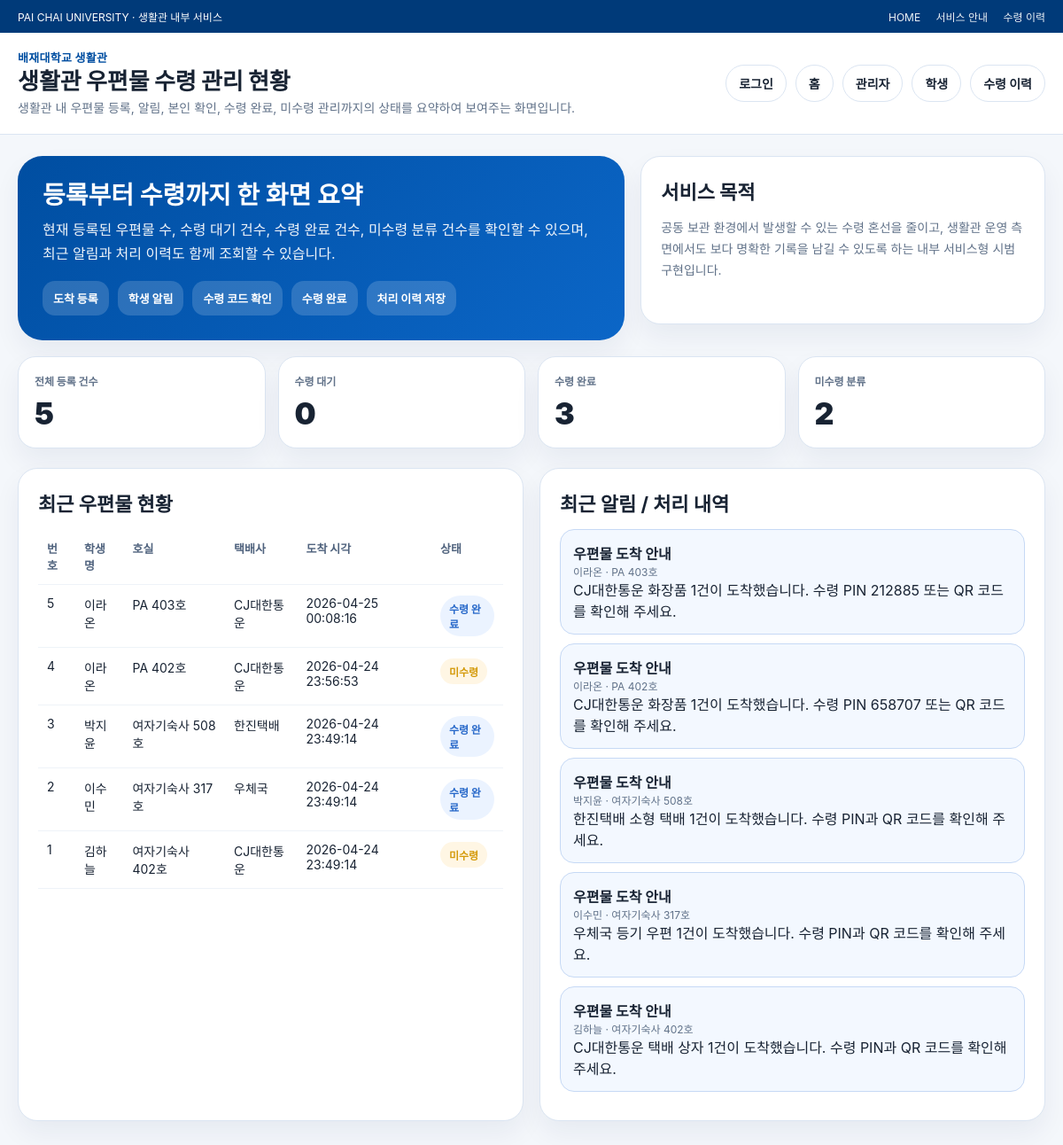
The page /home on the database its author committed.
### tables this page shows
CREATE TABLE parcels (
                id INTEGER PRIMARY KEY AUTOINCREMENT,
                student_name TEXT NOT NULL,
                dorm_room TEXT NOT NULL,
                carrier TEXT NOT NULL,
                item_type TEXT NOT NULL,
                arrived_at TEXT NOT NULL,
                pin_code TEXT NOT NULL,
                pickup_token TEXT NOT NULL,
                qr_path TEXT NOT NULL,
                status TEXT NOT NULL DEFAULT 'READY',
                picked_up_at TEXT,
                notes TEXT,
                verified_by TEXT
            );

CREATE TABLE notifications (
                id INTEGER PRIMARY KEY AUTOINCREMENT,
                parcel_id INTEGER,
                student_name TEXT NOT NULL,
                dorm_room TEXT NOT NULL,
                title TEXT NOT NULL,
                body TEXT NOT NULL,
                created_at TEXT NOT NULL,
                is_read INTEGER NOT NULL DEFAULT 0
            );

### app/main.py (the view)
@app.get("/home", response_class=HTMLResponse)
def home(request: Request):
    return templates.TemplateResponse(
        "home.html",
        {"request": request, "user": current_user(request), **dashboard()},
    )

### app/templates/home.html (shortened to what this page needs)
{% extends "layout.html" %}
{% set header = "생활관 우편물 수령 관리 현황" %}
{% set sub = "생활관 내 우편물 등록, 알림, 본인 확인, 수령 완료, 미수령 관리까지의 상태를 요약하여 보여주는 화면입니다." %}
{% block content %}
<section class="hero">
  <div class="hero-panel">
    <h2>등록부터 수령까지 한 화면 요약</h2>
    <p>현재 등록된 우편물 수, 수령 대기 건수, 수령 완료 건수, 미수령 분류 건수를 확인할 수 있으며, 최근 알림과 처리 이력도 함께 조회할 수 있습니다.</p>
    <div class="flow">
      <span>도착 등록</span>
      <span>학생 알림</span>
      <span>수령 코드 확인</span>
      <span>수령 완료</span>
      <span>처리 이력 저장</span>
    </div>
  </div>
  <div class="panel">
    <h3>서비스 목적</h3>
    <div class="help">
      공동 보관 환경에서 발생할 수 있는 수령 혼선을 줄이고, 생활관 운영 측면에서도 보다 명확한 기록을 남길 수 있도록 하는 내부 서비스형 시범 구현입니다.
    </div>
  </div>
</section>
<section class="metrics">
  <div class="metric-card"><div class="label">전체 등록 건수</div><div class="value">{{ total }}</div></div>
  <div class="metric-card"><div class="label">수령 대기</div><div class="value">{{ ready }}</div></div>
  <div class="metric-card"><div class="label">수령 완료</div><div class="value">{{ picked }}</div></div>
  <div class="metric-card"><div class="label">미수령 분류</div><div class="value">{{ overdue }}</div></div>
</section>
<section class="split">
  <div class="panel">
    <h3>최근 우편물 현황</h3>
    <table class="table">
      <thead>
        <tr><th>번호</th><th>학생명</th><th>호실</th><th>택배사</th><th>도착 시각</th><th>상태</th></tr>
      </thead>
      <tbody>
      {% for r in rows[:6] %}
        <tr>
          <td>{{ r.id }}</td>
          <td>{{ r.student_name }}</td>
          <td>{{ r.dorm_room }}</td>
          <td>{{ r.carrier }}</td>
          <td>{{ r.arrived_at }}</td>
          <td>
            {% if r.status == 'PICKED' %}<span class="badge picked">수령 완료</span>{% endif %}
            {% if r.status == 'OVERDUE' %}<span class="badge overdue">미수령</span>{% endif %}
          </td>
        </tr>
      {% endfor %}
      </tbody>
    </table>
  </div>
  <div class="panel">
    <h3>최근 알림 / 처리 내역</h3>
    {% for n in notifications %}
      <div class="notice {% if n.is_read == 0 %}unread{% endif %}">
        <strong>{{ n.title }}</strong>
        <div class="small">{{ n.student_name }} · {{ n.dorm_room }}</div>
        <div>{{ n.body }}</div>
      </div>
    {% endfor %}
  </div>
</section>
{% endblock %}

### app/templates/layout.html (shortened to what this page needs)
<!DOCTYPE html>
<html lang="ko">
<head>
  <link rel="stylesheet" href="/static/styles.css">
</head>
<body>
  <div class="utility">
    <div class="inner">
      <div>PAI CHAI UNIVERSITY · 생활관 내부 서비스</div>
      <div>
        <a href="/">HOME</a>
        <a href="/home">서비스 안내</a>
        <a href="/logs">수령 이력</a>
      </div>
    </div>
  </div>
  <header class="site-header">
    <div class="inner">
      <div class="brand">
        <div class="school">배재대학교 생활관</div>
        <div class="service">{{ header }}</div>
        <div class="desc">{{ sub }}</div>
      </div>
      <nav class="main-nav">
        <a href="/">로그인</a>
        <a href="/home">홈</a>
        <a href="/admin">관리자</a>
        <a href="/student">학생</a>
        <a href="/logs">수령 이력</a>
      </nav>
    </div>
  </header>
  <main class="wrap">
    {% block content %}{% endblock %}
  </main>
</body>
</html>

### app/static/styles.css (style rules this page uses)
:root { --pcu-blue:#004ea1; --pcu-blue-deep:#003a79; --pcu-blue-soft:#eaf3ff; --line:#dbe5f2; --bg:#f4f7fb; --card:#ffffff; --text:#182333; --muted:#617289; --ok:#1f9a61; --warn:#d49a0b; --done:#2768c9; --shadow:0 14px 30px rgba(7,42,89,.06); --radius-xl:22px; }
* { box-sizing:border-box }
body { margin:0; font-family:-apple-system,BlinkMacSystemFont,'Segoe UI','Noto Sans KR',Arial,sans-serif; color:var(--text); background:var(--bg); }
.utility { background:var(--pcu-blue-deep); color:#fff; font-size:12px; }
.utility .inner { max-width:1200px; margin:0 auto; padding:10px 20px; display:flex; justify-content:space-between; align-items:center; }
.utility a { color:#fff; text-decoration:none; opacity:.92; margin-left:14px; }
.site-header { background:#fff; border-bottom:1px solid var(--line); }
.site-header .inner { max-width:1200px; margin:0 auto; padding:18px 20px; display:flex; justify-content:space-between; align-items:center; gap:20px; }
.brand { display:flex; flex-direction:column; gap:4px; }
.brand .school { color:var(--pcu-blue); font-size:13px; font-weight:800; letter-spacing:.3px; }
.brand .service { font-size:26px; line-height:1.1; font-weight:900; }
.brand .desc { color:var(--muted); font-size:14px; line-height:1.6; max-width:720px; }
.main-nav { display:flex; gap:10px; flex-wrap:wrap; }
.main-nav a { text-decoration:none; color:var(--text); padding:10px 14px; border-radius:999px; border:1px solid var(--line); background:#fff; font-weight:700; font-size:14px; }
.wrap { max-width:1200px; margin:0 auto; padding:24px 20px 40px; }
.hero { display:grid; grid-template-columns:1.35fr .9fr; gap:18px; margin-bottom:18px; }
.hero-panel { background:linear-gradient(135deg, var(--pcu-blue), #0b66c7); color:#fff; border-radius:28px; padding:28px; box-shadow:var(--shadow); }
.hero-panel h2 { margin:0 0 10px; font-size:28px; line-height:1.15; }
.hero-panel p { margin:0; opacity:.94; line-height:1.7; }
.flow { display:flex; flex-wrap:wrap; gap:10px; margin-top:16px; }
.flow span { background:rgba(255,255,255,.16); padding:10px 12px; border-radius:14px; font-size:13px; font-weight:800; }
.panel { background:var(--card); border:1px solid var(--line); border-radius:var(--radius-xl); padding:22px; box-shadow:var(--shadow); margin-bottom:18px; }
.panel h3 { margin:0 0 14px; font-size:22px; }
.panel .help { color:var(--muted); line-height:1.7; font-size:14px; }
.metrics { display:grid; grid-template-columns:repeat(4,1fr); gap:14px; margin:18px 0 22px; }
.metric-card { background:var(--card); border:1px solid var(--line); border-radius:20px; padding:18px; box-shadow:var(--shadow); }
.metric-card .label { color:var(--muted); font-size:12px; font-weight:800; }
.metric-card .value { margin-top:8px; font-size:34px; font-weight:900; }
.split { display:grid; grid-template-columns:1fr 1fr; gap:18px; }
.table { width:100%; border-collapse:collapse; }
.table th,.table td { text-align:left; padding:12px 10px; border-bottom:1px solid #eef3f8; font-size:14px; vertical-align:top; }
.table th { color:#50637e; font-weight:800; font-size:13px; }
.badge { display:inline-flex; padding:6px 10px; border-radius:999px; font-size:12px; font-weight:800; }
.badge.picked { background:#ebf3ff; color:var(--done); }
.badge.overdue { background:#fff6e4; color:var(--warn); }
.notice { border:1px solid var(--line); border-radius:16px; padding:14px; background:#fafcff; margin-bottom:10px; }
.notice.unread { background:#f3f8ff; border-color:#c6d9f5; }
.small { font-size:12px; color:var(--muted); }

### rows shown on the page
parcels: id "5", student_name "이라온", dorm_room "PA 403호", carrier "CJ대한통운", arrived_at "2026-04-25 00:08:16", status "수령 완료"
parcels: id "4", student_name "이라온", dorm_room "PA 402호", carrier "CJ대한통운", arrived_at "2026-04-24 23:56:53", status "미수령"
parcels: id "3", student_name "박지윤", dorm_room "여자기숙사 508호", carrier "한진택배", arrived_at "2026-04-24 23:49:14", status "수령 완료"
parcels: id "2", student_name "이수민", dorm_room "여자기숙사 317호", carrier "우체국", arrived_at "2026-04-24 23:49:14", status "수령 완료"
parcels: id "1", student_name "김하늘", dorm_room "여자기숙사 402호", carrier "CJ대한통운", arrived_at "2026-04-24 23:49:14", status "미수령"
notifications: title "우편물 도착 안내", student_name "이라온", dorm_room "PA 403호", body "CJ대한통운 화장품 1건이 도착했습니다. 수령 PIN 212885 또는 QR 코드를 확인해 주세요."
notifications: title "우편물 도착 안내", student_name "이라온", dorm_room "PA 402호", body "CJ대한통운 화장품 1건이 도착했습니다. 수령 PIN 658707 또는 QR 코드를 확인해 주세요."
notifications: title "우편물 도착 안내", student_name "박지윤", dorm_room "여자기숙사 508호", body "한진택배 소형 택배 1건이 도착했습니다. 수령 PIN과 QR 코드를 확인해 주세요."
notifications: title "우편물 도착 안내", student_name "이수민", dorm_room "여자기숙사 317호", body "우체국 등기 우편 1건이 도착했습니다. 수령 PIN과 QR 코드를 확인해 주세요."
notifications: title "우편물 도착 안내", student_name "김하늘", dorm_room "여자기숙사 402호", body "CJ대한통운 택배 상자 1건이 도착했습니다. 수령 PIN과 QR 코드를 확인해 주세요."

### other values the page prints
{{ header }} "생활관 우편물 수령 관리 현황"
{{ sub }} "생활관 내 우편물 등록, 알림, 본인 확인, 수령 완료, 미수령 관리까지의 상태를 요약하여 보여주는 화면입니다."
{{ total }} "5"
{{ ready }} "0"
{{ picked }} "3"
{{ overdue }} "2"
